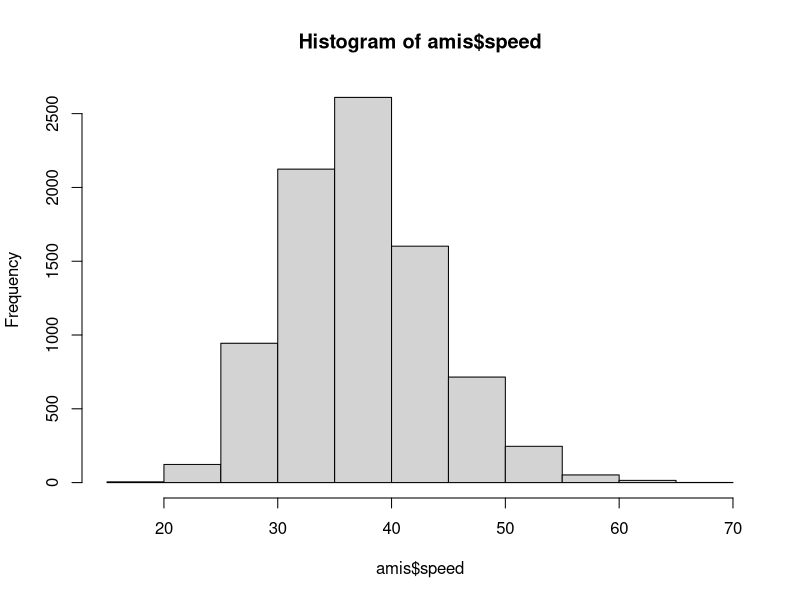
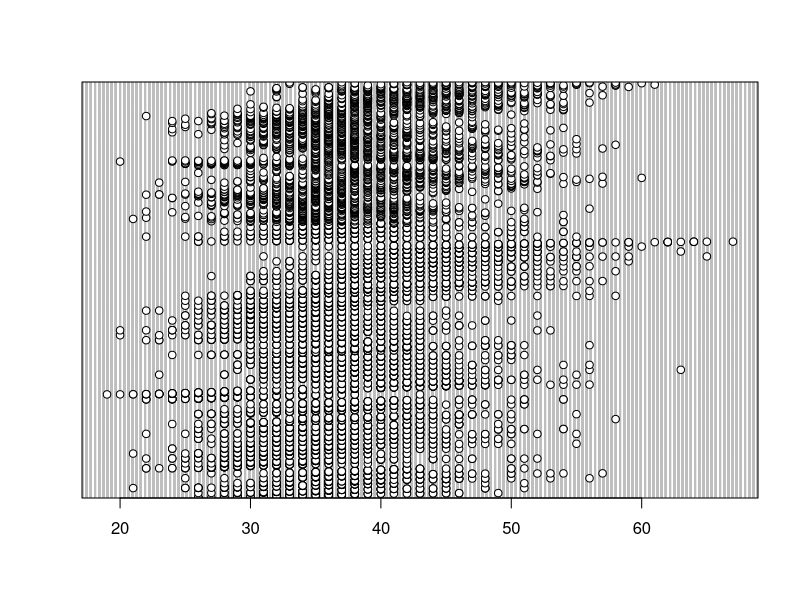
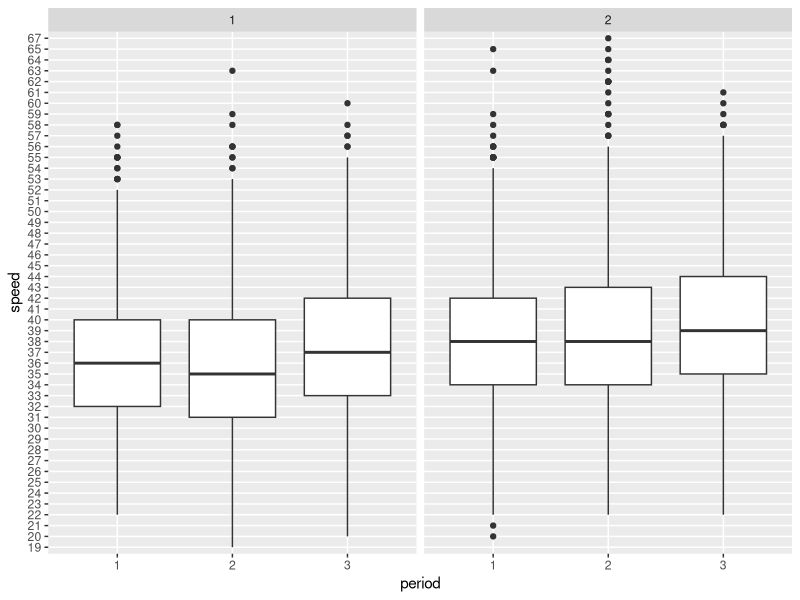
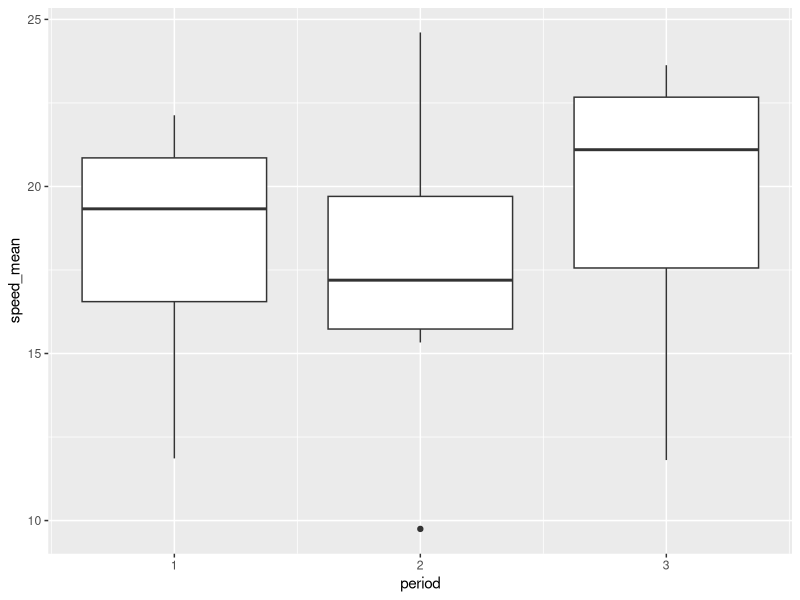

Reproduce these figures in R, in order.
### Stats with R Exercise sheet 7

##########################
#Week 8: ANOVA
##########################

###########################################################################################



#######################
### PART 1: Preparation
#######################

library(boot)
library(ggplot2)
library(reshape)

# This time we will be working with the "amis" data frame (package 'boot') that has 
# 8437 rows and 4 columns.

# In a study into the effect that warning signs have on speeding patterns, Cambridgeshire
# County Council considered 14 pairs of locations. The locations were paired to account 
# for factors such as traffic, volume and type of road. One site in each pair had a sign 
# erected warning of the dangers of speeding and asking drivers to slow down. No action 
# was taken at the second site. Three sets of measurements were taken at each site. 
# Each set of measurements was nominally of the speeds of 100 cars but not all sites 
# have exactly 100 measurements. These speed measurements were taken before the erection 
# of the sign, shortly after the erection of the sign, and again after the sign had been 
# in place for some time.

# 1. For the further reference please use ?amis. It may take some time to understand the dataset. 

?amis

# 2. Load the dataset and briefly inspect it. 
# Feel free to make some plots, calculate some statistics in order to understand the data.
amis                         #LOAD DATASET
summary(amis)
str(amis)

hist(amis$speed)             #HISTOGRAMS
dotchart(amis$speed)         #DOT PLOT
mean(amis$speed)             #MEAN
median(amis$speed)           #MEDIAN
lm(amis$speed ~ amis$period) #LINEAR REGRESSION


# 3. All our columns have numeric type. Convert the categorial columns to factors.
str(amis)
t1=Sys.time()
for(i in 1:ncol(amis)) amis[,i]=as.factor(amis[,i])
Sys.time()-t1
str(amis)
# 4. Build a boxplot for the distribution of `speed` for each of `period` values 
# (before, immediately after and after some time). Build 2 plots side by side
# depending on the `warning` variable.
# (for all plots here and below please use ggplot)

 ggplot(amis, aes(x = period, y = speed)) +
  geom_boxplot(aes(group = period)) +  facet_grid(. ~ warning)

# 5. What can you conclude according this plot? What can you say about people behaviour in
# different periods: before, immediately after and after some time?
 
# By looking at the plot we can easily see more outliers of speed in warning 2 where there were no signs
 # for peiod before , in warning 1 drivers start to increase their speed in range 53-58 and same can be observed in warning 2
# for imediatelly after period the drivers reduced their speed for warning 1 but in warning 2 drivers are exceeding their speed.
 # for after sometime in warning 1 , drivers reduced their speed and same can be seen in warning 2 
 

# 6. What are your ideas about why the data with warning==2 (which correspond to the
# measurements in different times on sites where no sign was erected) was collected?
 
 # this is because to check the variation in speed of the drivers according to different times with no sign. 
  # we can easily see from the warning 2 plot , people with period before mosly having a large speed and  immediately after  this speed increases
 # , and for period after sometime , the speed of the drivers reduced.


#######################
### PART 2: 1-way ANOVA
#######################

#1. First let's create a new data frame which will be used for all PART 2.
# For 1-way ANOVA we will be working with the subset of `amis` where the 
# warning sign was erected, which corresponds to warning==1, therefore first
# subset your data to filter out warning==2 and then apply cast() to average
# speed over each "pair" and "period. Assign this new data frame to the variable casted_data.

 # Converting factors to categorial columns
 str(amis)
 t1=Sys.time()
 for(i in 1:ncol(amis)) amis[,i]=as.numeric(amis[,i])
 Sys.time()-t1
 str(amis)
 
anov_data <- subset(amis,amis$warning == 1)
anov_data



library(reshape2)

casted_data<-dcast(anov_data, pair+period ~., mean, value.var = "speed", na.rm = T)
colnames(casted_data) <-c("pair","period","speed_mean")
casted_data

# 2. Build a boxplot of the average speed depending on period

ggplot(casted_data, aes(x = period, y = speed_mean)) +
  geom_boxplot(aes(group = period)) 

# 3. Is there a difference between the periods?

# the speed in period 1 (before) is less for warning 1 , in period 2 (immediate after) the speed of drivers increased 
# in period 3 (after sometime) the speed of the drivers reduced coming to the lower range.

# 4. Now, let's check each ANOVA assumptions and whether they are violated or not and why.

anova1<-aov(speed_mean ~ period, data = casted_data)
anova1
# a) Independence assumption
# (you need to figure out the best way to do it and give a detailed justified answer)

#for the independence assumption, we can do t test.T-test  
#can be treated as a particular case of one-way ANOVA for independence assumption.
#for dependent variable, independent t test distributes within each group.

t.test(casted_data$speed_mean, casted_data$period)

# The p-value (2.2e-16) is smaller than 0.05. Hence, we can reject the null hypothesis.
# So the true difference in means is not equal to 0. It means the means are independent.

# b) Normality of residuals
# (you need to figure out the best way to do it and give a detailed justified answer)

# for the normality of the variables we can perform shapiro test
shapiro.test(residuals(anova1))
# The p value is 0.1798 which is greater than the signficance level of 0.05, therefore we can't reject the null hypothesis.
# this implies that data has been taken from normal populations.

# c) Homogeneity of variance of residuals
# (you need to figure out the best way to do it and give a detailed justified answer)
library(car)
#levene test can be used to check homogeneity

leveneTest(casted_data$speed_mean, casted_data$period, center = mean)

# We chose mean instead of median as the center as it gives us the better result. 
# By looking at the Pr-value (0.635 > 0.05), we can interpret that the result is not significant.
# Hence, we may conclude that the assumption of homogeneity of variance of residuals 
# doesn't hold in this context.

# 5.Now we are ready to perform 1-way ANOVA: please use the function aov() on the speed
# depending on the period,report p-value and interpret the result in details
?aov

anova1<-aov(speed_mean ~ period, data = casted_data)
anova1
summary(anova1)
#The output includes the column F value and Pr value which corresponds to the p value of the test which is 0.405.
# p value 0.405 is greater than the significance level of 0.05 which implies that there are not significant differences between the groups 

# 6. Please do a pairwise t-test with pairwise.t.test()
?pairwise.t.test
no_adjust<-pairwise.t.test(casted_data$speed_mean, casted_data$period,  p.adjust.method = "none")
no_adjust
# 7. Report pair-wise p-values and interpret the result in details
# this test is giving different p values and all of them are not sifnificant as those values are greater than 0.05 significance level

# 8. Try to use no adjustment for pairwise testing and then Bonferroni correction.
# Does the result change?
# using Bonferroni correction, 
bh<-pairwise.t.test(casted_data$speed_mean, casted_data$period, p.adjust.method = "BH")
bh
# yes the result gets changed, one of the value gets three times and other one values gets increased


#######################
### PART 3: 2-way ANOVA
#######################
# 1. Now we want to analyze the influence of 2 categorial variables (period and warning) on the speed.
# So let's turn back to our initial dataset amis (not its subset with warning==1)
# First, we need to again average the speed over each `pair`, `warning` and `period
# Cast your data again and assign the resuts to casted_data2

# Converting factors to categorial columns
str(amis)
t1=Sys.time()
for(i in 1:ncol(amis)) amis[,i]=as.numeric(amis[,i])
Sys.time()-t1
str(amis)

library(reshape2)

casted_data2<- dcast(amis, warning + period ~ . , mean, value.var =  'speed')
casted_data2
colnames(casted_data2) <-c("warning","period","avg_speed")
casted_data2
summary(casted_data2)

# 2. Calculate the mean for each of 6 pairs of `period` and `warning`
library(plyr)
library(dplyr)

mean_anov<-group_by(casted_data2, period, warning) %>%
  summarise(
    count = n(),
    mean = mean(avg_speed, na.rm = TRUE),
    
  )
mean_anov

# 3. Do you think there is a significant difference in some of the groups?
# There is no significant difference in the groups

# 4. Now apply 2-way ANOVA: please use the function aov() on the speed depending on the period and warning
# report p-value and interpret the result in details

anova_model<- aov(avg_speed ~ period * warning, casted_data2) 
anova_model
summary(anova_model)
# the value of p for period is 0.2526 which is greater than 0.05 significance level.
# This implies that speed is not significantly affected by period.
# The value of p for warning is 0.0671 which is less than than 0.1 significance level that
# means speed is  significantly affected by warning.


# 5. What do you conclude about the behaviour of drivers based on the 2-way ANOVA?

# The p value for interaction is 0.9246 which is greater than significance level 0.05 , so this implies that there is  no significant interaction
# of period and warning with speed of vehicles. But the speed of vehicles is significanly affected by warning.
